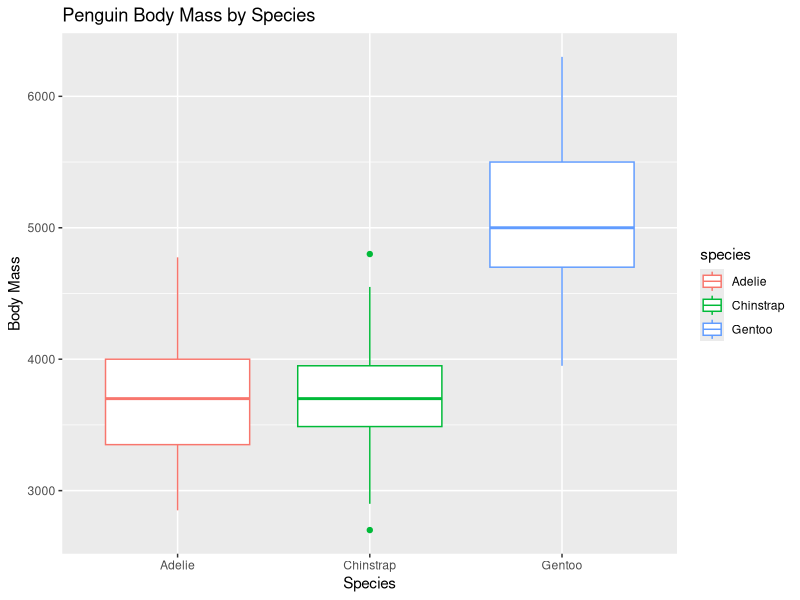
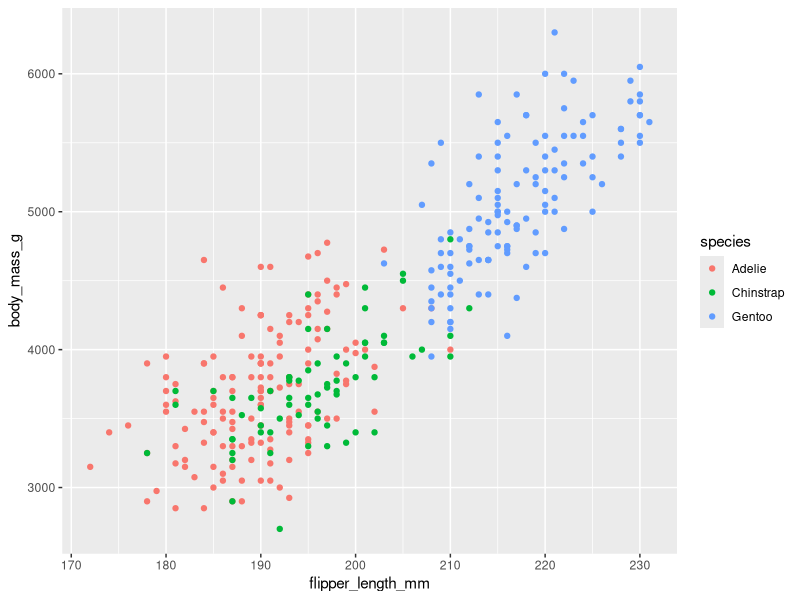
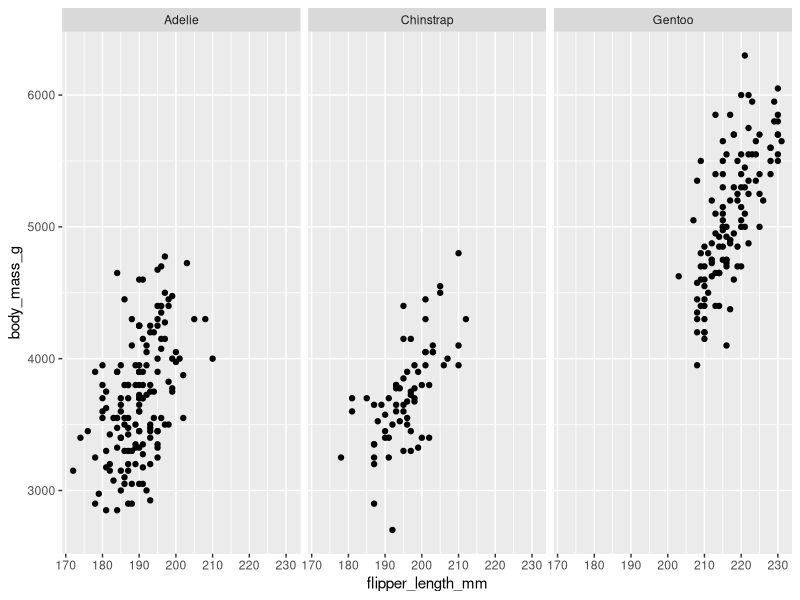
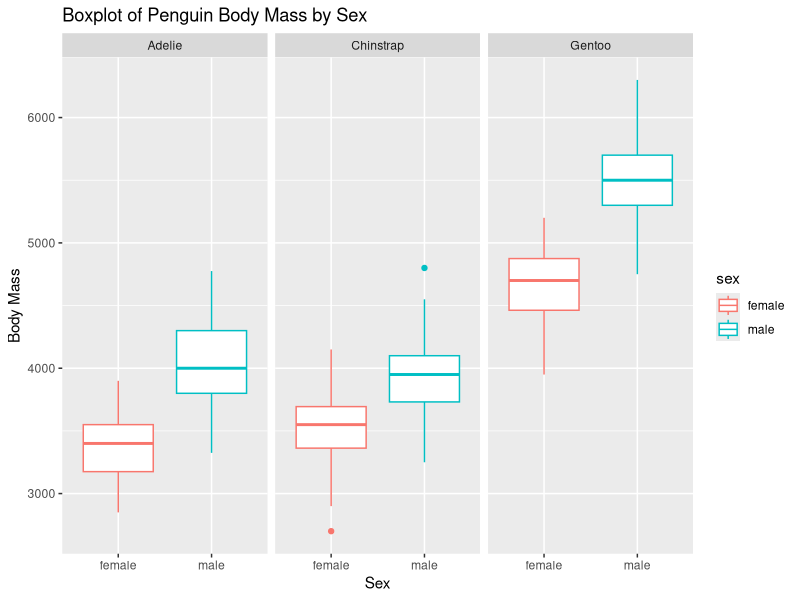

Generate these figures, in order, with R:
## ---- chunk 1
library(tidyverse)
library(palmerpenguins)
## ---- chunk 2
penguins <- penguins
glimpse(penguins)
## ---- chunk 3
penguins_kg <- penguins |> 
  mutate(
    body_mass_kg = body_mass_g/1000
  )
## ---- chunk 4
penguins |> 
  group_by(species) |> 
  summarise(
    n = n(),
    avg_mass = mean(body_mass_g, na.rm = TRUE),
    mean_mass = median(body_mass_g, na.rm = TRUE),
    mean_flip = mean(flipper_length_mm, na.rm = TRUE)
  ) |> 
  ungroup()
## ---- chunk 5
penguins |> 
  filter(sex == "female") |> 
  group_by(species) |> 
  summarise(
    avg_mass = mean(body_mass_g, na.rm = TRUE)
  ) |> 
  arrange(desc(avg_mass))
## ---- chunk 6
penguins |> 
  group_by(species, island) |> 
  summarise(
    n = n(),
    avg_flip = mean(flipper_length_mm, na.rm = TRUE)
  ) |> 
  ungroup() |> 
  arrange(desc(avg_flip))
## ---- chunk 7
penguins |> 
  select(
    species, island, sex, body_mass_g
  ) |> 
  arrange(desc(body_mass_g)) |> 
  slice_head(n = 5)
## ---- chunk 8
penguins |> 
  ggplot(aes(x = species, y = body_mass_g, color = species)) +
  geom_boxplot() +
  labs(title = "Penguin Body Mass by Species",
       x = "Species",
       y = "Body Mass")
## ---- chunk 9
penguins |> 
  ggplot(aes(x = flipper_length_mm, y = body_mass_g, color = species)) +
  geom_point()
## ---- chunk 10
penguins |> 
  ggplot(aes(x = flipper_length_mm, y = body_mass_g)) +
  geom_point() +
  facet_wrap(~ species)
## ---- chunk 11
penguins |> 
  filter(!is.na(sex)) |> 
  group_by(species, sex) |> 
  summarise(
    n = n(),
    mean_mass = mean(body_mass_g, na.rm = TRUE)
  ) |> 
  ungroup()
## ---- chunk 12
penguins |> 
  filter(!is.na(sex)) |> 
  ggplot(aes(x = sex, y = body_mass_g, color = sex)) +
  geom_boxplot() +
  facet_wrap(~ species) +
  labs(title = "Boxplot of Penguin Body Mass by Sex",
       x = "Sex",
       y = "Body Mass")
